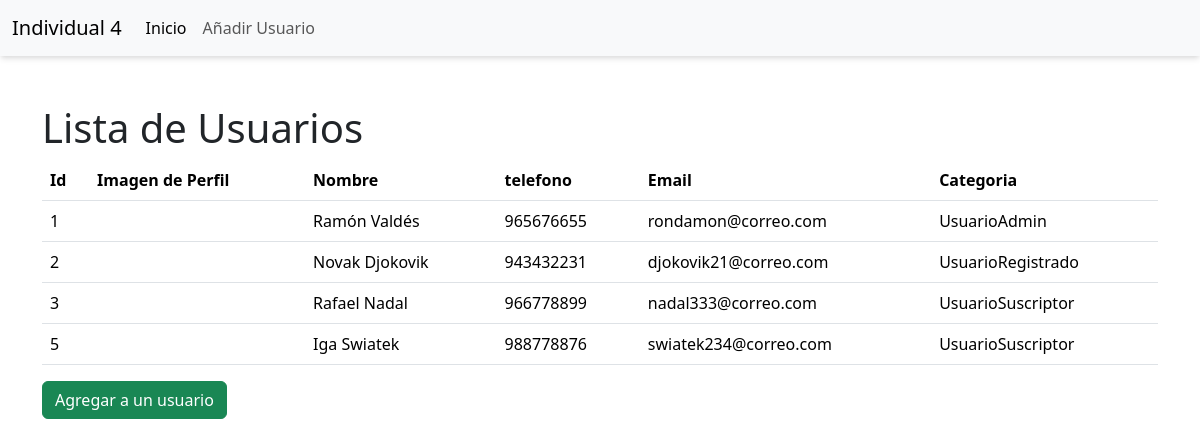
Screenshot of /usuarios/ with the database file from the repository.
### usuario/models.py (models this page shows)
class Usuario(models.Model):
    imagen = models.URLField(verbose_name="URL del logo")
    nombre = models.CharField(max_length=255)
    telefono = models.CharField(max_length=255)
    email = models.CharField(max_length=255)
    categoria = models.ForeignKey(Categoria, on_delete=models.CASCADE)
    create_at = models.DateTimeField(default=timezone.now)
    def __str__(self):
        return self.nombre

class Categoria(models.Model):
    nombre = models.CharField(max_length=255)
    def __str__(self):
        return self.nombre

### usuario/views.py (the view)
# urls.py: path('',views.index, name='index'),
def index(request):
    usuarios = Usuario.objects.all()
    print(usuarios)
    return render(
        request,
        'index.html',
        { 'usuarios': usuarios }
    )

### usuario/templates/index.html (shortened to what this page needs)
{% extends 'layout.html'%}
{% block content %}
<h1>Lista de Usuarios</h1>
<table class="table">
  <thead>
    <tr>
      <th scope="col">Id</th>
      <th scope="col">Imagen de Perfil</th>
      <th scope="col">Nombre</th>
      <th scope="col">telefono</th>
      <th scope="col">Email</th>
      <th scope="col">Categoria </th>
    </tr>
  </thead>
  <tbody>
    {% for usuario in usuarios %}
    <tr>
      <td>{{usuario.id}}</td>
      <td>
      </td>
      <td>{{ usuario.nombre }}</td>
      <td>{{ usuario.telefono}}</td>
      <td>{{ usuario.email}}</td>
      <td>{{ usuario.categoria}}</td>
    </tr>
    {% endfor %}
  </tbody>
</table>
<a href="{% url 'usuario:formulario' %}" class="btn btn-success">Agregar a un usuario</a>
{% endblock %}

### templates/layout.html (shortened to what this page needs)
<!doctype html>
<html lang="en">
  <head>
    <link href="https://cdn.jsdelivr.net/npm/bootstrap@5.3.3/dist/css/bootstrap.min.css" rel="stylesheet"/>
    {% load static %}
    <link rel="stylesheet" href="{% static 'css/global_style.css' %}"/>
  </head>
  <body>
    <nav class="navbar navbar-expand-lg bg-body-tertiary navbar-custom-shadow">
      <div class="container-fluid">
        <a class="navbar-brand" href="#">Individual 4</a>
        <div class="collapse navbar-collapse" id="navbarSupportedContent">
          <ul class="navbar-nav me-auto mb-2 mb-lg-0">
            <li class="nav-item">
              <a class="nav-link active" aria-current="page" href="{% url 'usuario:index' %}">Inicio</a>
            </li>
            <li class="nav-item">
              <a class="nav-link" href="{% url 'usuario:formulario' %}">Añadir Usuario</a>
            </li>
          </ul>
        </div>
      </div>
    </nav>
    <div class="container mt-5">
      {% block content %}
      {% endblock %}
    </div>
  </body>
</html>

### static/css/global_style.css (style rules this page uses)
.navbar-custom-shadow { box-shadow: 0 4px 6px -1px rgba(0,0,0,0.1), 0 2px 4px -1px rgba(0,0,0,0.06); }

### rows the page displays
Usuario: id "1", nombre "Ramón Valdés", telefono "965676655", email "rondamon@correo.com", categoria "UsuarioAdmin"
Usuario: id "2", nombre "Novak Djokovik", telefono "943432231", email "djokovik21@correo.com", categoria "UsuarioRegistrado"
Usuario: id "3", nombre "Rafael Nadal", telefono "966778899", email "nadal333@correo.com", categoria "UsuarioSuscriptor"
Usuario: id "5", nombre "Iga Swiatek", telefono "988778876", email "swiatek234@correo.com", categoria "UsuarioSuscriptor"
